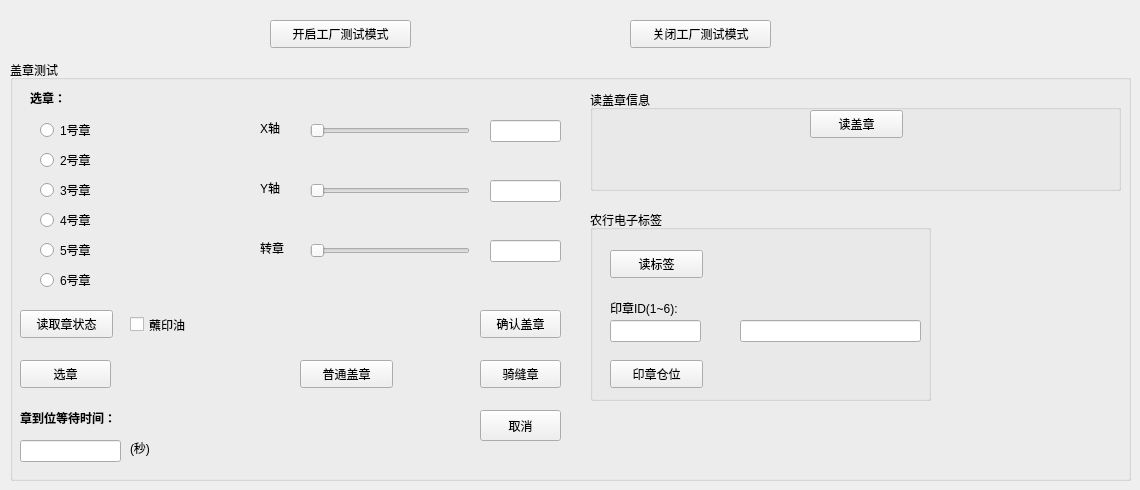
    <widget class="QWidget" name="tab">
     <attribute name="title">
      <string>盖章操作</string>
     </attribute>
     <widget class="QPushButton" name="pb_enable_factory_">
      <property name="geometry">
       <rect>
        <x>270</x>
        <y>20</y>
        <width>141</width>
        <height>28</height>
       </rect>
      </property>
      <property name="text">
       <string>开启工厂测试模式</string>
      </property>
     </widget>
     <widget class="QPushButton" name="pb_disable_factory_">
      <property name="geometry">
       <rect>
        <x>630</x>
        <y>20</y>
        <width>141</width>
        <height>28</height>
       </rect>
      </property>
      <property name="text">
       <string>关闭工厂测试模式</string>
      </property>
     </widget>
     <widget class="QGroupBox" name="groupBox_5">
      <property name="geometry">
       <rect>
        <x>10</x>
        <y>60</y>
        <width>1121</width>
        <height>421</height>
       </rect>
      </property>
      <property name="title">
       <string>盖章测试</string>
      </property>
      <widget class="QLabel" name="label_3">
       <property name="geometry">
        <rect>
         <x>20</x>
         <y>30</y>
         <width>55</width>
         <height>16</height>
        </rect>
       </property>
       <property name="font">
        <font>
         <weight>75</weight>
         <bold>true</bold>
        </font>
       </property>
       <property name="text">
        <string>选章：</string>
       </property>
      </widget>
      <widget class="QLabel" name="label_6">
       <property name="geometry">
        <rect>
         <x>10</x>
         <y>350</y>
         <width>131</width>
         <height>16</height>
        </rect>
       </property>
       <property name="font">
        <font>
         <weight>75</weight>
         <bold>true</bold>
        </font>
       </property>
       <property name="text">
        <string>章到位等待时间：</string>
       </property>
      </widget>
      <widget class="QLineEdit" name="le_wait_time_">
       <property name="geometry">
        <rect>
         <x>10</x>
         <y>380</y>
         <width>101</width>
         <height>22</height>
        </rect>
       </property>
      </widget>
      <widget class="QLabel" name="label_7">
       <property name="geometry">
        <rect>
         <x>120</x>
         <y>380</y>
         <width>31</width>
         <height>16</height>
        </rect>
       </property>
       <property name="text">
        <string>(秒)</string>
       </property>
      </widget>
      <widget class="QPushButton" name="pb_stamp_read_stampers_">
       <property name="geometry">
        <rect>
         <x>10</x>
         <y>250</y>
         <width>93</width>
         <height>28</height>
        </rect>
       </property>
       <property name="text">
        <string>读取章状态</string>
       </property>
      </widget>
      <widget class="QCheckBox" name="cb_stamp_stamp_ink_">
       <property name="geometry">
        <rect>
         <x>120</x>
         <y>249</y>
         <width>81</width>
         <height>31</height>
        </rect>
       </property>
       <property name="text">
        <string>蘸印油</string>
       </property>
      </widget>
      <widget class="QSlider" name="hori_sli_x_">
       <property name="geometry">
        <rect>
         <x>300</x>
         <y>60</y>
         <width>160</width>
         <height>22</height>
        </rect>
       </property>
       <property name="orientation">
        <enum>Qt::Horizontal</enum>
       </property>
      </widget>
      <widget class="QLabel" name="label_8">
       <property name="geometry">
        <rect>
         <x>250</x>
         <y>60</y>
         <width>41</width>
         <height>16</height>
        </rect>
       </property>
       <property name="text">
        <string>X轴</string>
       </property>
      </widget>
      <widget class="QSlider" name="hori_sli_y_">
       <property name="geometry">
        <rect>
         <x>300</x>
         <y>120</y>
         <width>160</width>
         <height>22</height>
        </rect>
       </property>
       <property name="orientation">
        <enum>Qt::Horizontal</enum>
       </property>
      </widget>
      <widget class="QLabel" name="label_9">
       <property name="geometry">
        <rect>
         <x>250</x>
         <y>120</y>
         <width>41</width>
         <height>16</height>
        </rect>
       </property>
       <property name="text">
        <string>Y轴</string>
       </property>
      </widget>
      <widget class="QSlider" name="hori_sli_angle_">
       <property name="geometry">
        <rect>
         <x>300</x>
         <y>180</y>
         <width>160</width>
         <height>22</height>
        </rect>
       </property>
       <property name="orientation">
        <enum>Qt::Horizontal</enum>
       </property>
      </widget>
      <widget class="QLabel" name="label_14">
       <property name="geometry">
        <rect>
         <x>250</x>
         <y>180</y>
         <width>41</width>
         <height>16</height>
        </rect>
       </property>
       <property name="text">
        <string>转章</string>
       </property>
      </widget>
      <widget class="QPushButton" name="pb_stamp_">
       <property name="geometry">
        <rect>
         <x>470</x>
         <y>250</y>
         <width>81</width>
         <height>28</height>
        </rect>
       </property>
       <property name="text">
        <string>确认盖章</string>
       </property>
      </widget>
      <widget class="QPushButton" name="pb_cancel_stamp_">
       <property name="geometry">
        <rect>
         <x>470</x>
         <y>350</y>
         <width>81</width>
         <height>31</height>
        </rect>
       </property>
       <property name="text">
        <string>取消</string>
       </property>
      </widget>
      <widget class="QLineEdit" name="le_stamp_x_">
       <property name="geometry">
        <rect>
         <x>480</x>
         <y>60</y>
         <width>71</width>
         <height>22</height>
        </rect>
       </property>
      </widget>
      <widget class="QLineEdit" name="le_stamp_angle_">
       <property name="geometry">
        <rect>
         <x>480</x>
         <y>180</y>
         <width>71</width>
         <height>22</height>
        </rect>
       </property>
      </widget>
      <widget class="QLineEdit" name="le_stamp_y_">
       <property name="geometry">
        <rect>
         <x>480</x>
         <y>120</y>
         <width>71</width>
         <height>22</height>
        </rect>
       </property>
      </widget>
      <widget class="QPushButton" name="pb_check_mark_">
       <property name="geometry">
        <rect>
         <x>470</x>
         <y>300</y>
         <width>81</width>
         <height>28</height>
        </rect>
       </property>
       <property name="text">
        <string>骑缝章</string>
       </property>
      </widget>
      <widget class="QPushButton" name="pb_sel_seal_">
       <property name="geometry">
        <rect>
         <x>10</x>
         <y>300</y>
         <width>91</width>
         <height>28</height>
        </rect>
       </property>
       <property name="text">
        <string>选章</string>
       </property>
      </widget>
      <widget class="QGroupBox" name="groupBox_13">
       <property name="geometry">
        <rect>
         <x>580</x>
         <y>30</y>
         <width>531</width>
         <height>101</height>
        </rect>
       </property>
       <property name="title">
        <string>读盖章信息</string>
       </property>
       <widget class="QPushButton" name="pb_read_stamp_">
        <property name="geometry">
         <rect>
          <x>220</x>
          <y>20</y>
          <width>93</width>
          <height>28</height>
         </rect>
        </property>
        <property name="text">
         <string>读盖章</string>
        </property>
       </widget>
      </widget>
      <widget class="QPushButton" name="pb_ordinary_stamp_">
       <property name="geometry">
        <rect>
         <x>290</x>
         <y>300</y>
         <width>93</width>
         <height>28</height>
        </rect>
       </property>
       <property name="text">
        <string>普通盖章</string>
       </property>
      </widget>
      <widget class="QGroupBox" name="groupBox_20">
       <property name="geometry">
        <rect>
         <x>580</x>
         <y>150</y>
         <width>341</width>
         <height>191</height>
        </rect>
       </property>
       <property name="title">
        <string>农行电子标签</string>
       </property>
       <widget class="QPushButton" name="pb_read_abc_">
        <property name="geometry">
         <rect>
          <x>20</x>
          <y>40</y>
          <width>93</width>
          <height>28</height>
         </rect>
        </property>
        <property name="text">
         <string>读标签</string>
        </property>
       </widget>
       <widget class="QLineEdit" name="le_abc_stamper_idx_">
        <property name="geometry">
         <rect>
          <x>20</x>
          <y>110</y>
          <width>91</width>
          <height>22</height>
         </rect>
        </property>
       </widget>
       <widget class="QLineEdit" name="le_abc_stamper_">
        <property name="geometry">
         <rect>
          <x>150</x>
          <y>110</y>
          <width>181</width>
          <height>22</height>
         </rect>
        </property>
       </widget>
       <widget class="QLabel" name="label_47">
        <property name="geometry">
         <rect>
          <x>20</x>
          <y>90</y>
          <width>91</width>
          <height>16</height>
         </rect>
        </property>
        <property name="text">
         <string>印章ID(1~6):</string>
        </property>
       </widget>
       <widget class="QPushButton" name="pb_read_abc_index_">
        <property name="geometry">
         <rect>
          <x>20</x>
          <y>150</y>
          <width>93</width>
          <height>28</height>
         </rect>
        </property>
        <property name="text">
         <string>印章仓位</string>
        </property>
       </widget>
      </widget>
     </widget>
     <widget class="QRadioButton" name="radio_stamper5_">
      <property name="geometry">
       <rect>
        <x>40</x>
        <y>240</y>
        <width>81</width>
        <height>20</height>
       </rect>
      </property>
      <property name="text">
       <string>5号章</string>
      </property>
     </widget>
     <widget class="QRadioButton" name="radio_stamper6_">
      <property name="geometry">
       <rect>
        <x>40</x>
        <y>270</y>
        <width>71</width>
        <height>20</height>
       </rect>
      </property>
      <property name="text">
       <string>6号章</string>
      </property>
     </widget>
     <widget class="QRadioButton" name="radio_stamper4_">
      <property name="geometry">
       <rect>
        <x>40</x>
        <y>210</y>
        <width>81</width>
        <height>20</height>
       </rect>
      </property>
      <property name="text">
       <string>4号章</string>
      </property>
     </widget>
     <widget class="QRadioButton" name="radio_stamper2_">
      <property name="geometry">
       <rect>
        <x>40</x>
        <y>150</y>
        <width>71</width>
        <height>20</height>
       </rect>
      </property>
      <property name="text">
       <string>2号章</string>
      </property>
     </widget>
     <widget class="QRadioButton" name="radio_stamper3_">
      <property name="geometry">
       <rect>
        <x>40</x>
        <y>180</y>
        <width>71</width>
        <height>20</height>
       </rect>
      </property>
      <property name="text">
       <string>3号章</string>
      </property>
     </widget>
     <widget class="QRadioButton" name="radio_stamper1_">
      <property name="geometry">
       <rect>
        <x>40</x>
        <y>120</y>
        <width>81</width>
        <height>20</height>
       </rect>
      </property>
      <property name="text">
       <string>1号章</string>
      </property>
     </widget>
    </widget>
